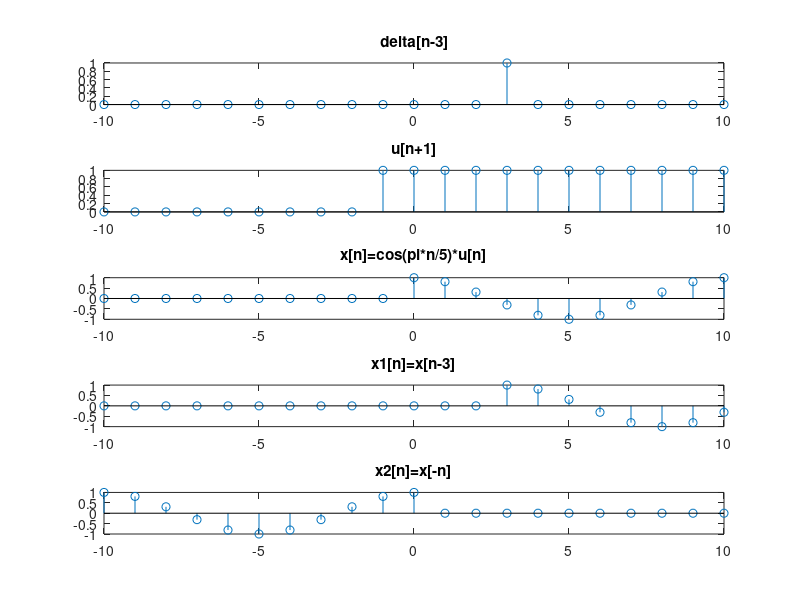
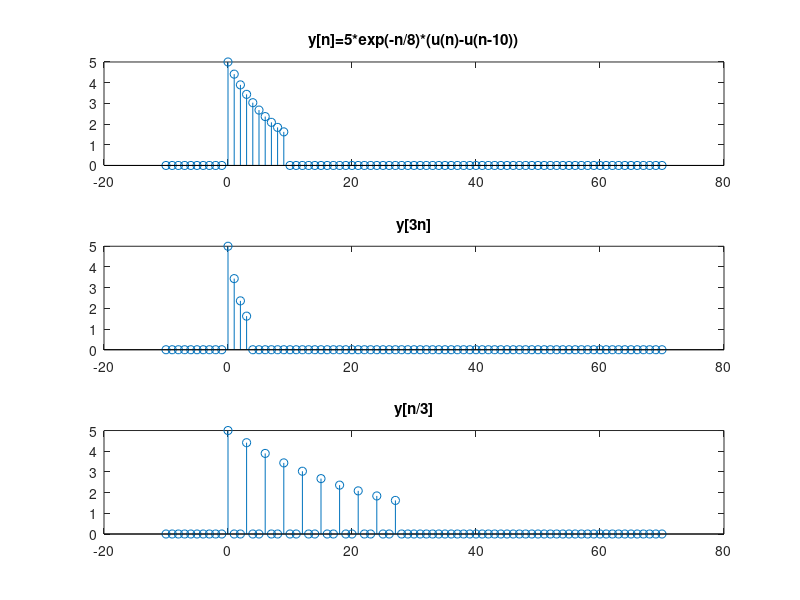
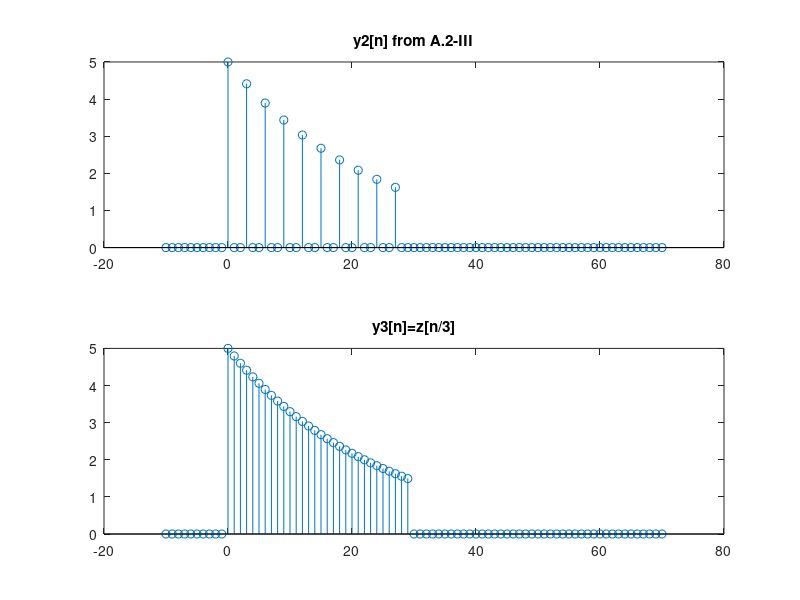
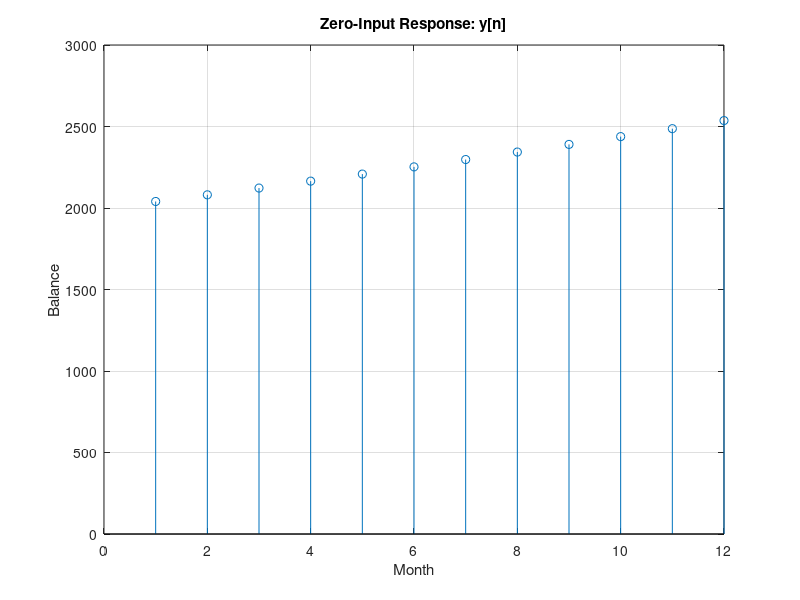

Source code (MATLAB) for these figures, in order: (Note: this script raises an error after producing the figures.)
%% ELE632 Lab 1 Report
% Authors: Mai Abdelhameed & Omar Ahmad
%% Part A: Signal Transformation
%% A.1:

n = [-10:10];   %Creates the range of n, (-10 < n < 10) with steps 
                %of 1 in between  

% A.1-I
impulse = @(n) (n == 0) * 1.0 .* (mod(n, 1) == 0);
a = impulse(n-3);

%A.1-II
u = @(n) (n >= 0) * 1.0 .* (mod(n,1)==0);    
    %Creates a unit step function that is usable by
    %calling u(n), the (mod(n,1)==0) term forces the function to be a
    %discrete time function by only saving the values of integer values
    %of n  
b = u(n+1);

%A.1-III
x = @(n) u(n) .* cos((n .* pi) / 5);
c = x(n);
 
%A.1-IV
x1 = @(n) x(n-3);
d = x1(n);
 
%A.1-V
x2 = @(n) x(-n);
e = x2(n);

plots = {a,b,c,d,e}; % a cell of objects that holds variables
titles = {"delta[n-3]", "u[n+1]", "x[n]=cos(pi*n/5)*u[n]", ...
            "x1[n]=x[n-3]", "x2[n]=x[-n]"};

figure
for i = 1:length(plots)
	subplot(length(plots),1,i);
	stem(n,plots{i}); %indexing into a cell using {i} to get 
                      %the i'th element
    title(titles{i});
end

disp('X1[n] is being time shifted. X2[n] is being time reversed.')

%% A.2

clear;

%Note that the range was shortened to -5:35 instead of the original
%-10:70 since there was a lot of unnecessary empty space.
n = [-10:70];

%A.2-I
u = @(n) (n >= 0) * 1.0 .* (mod(n,1)==0);
y = @(n) 5*exp(-n/8).*(u(n)-u(n-10));
a = y(n);

%A.2-II
y1 = @(n) y(3*n);
b = y1(n);

%A.2-III
y2 = @(n) y(n/3);
c = y2(n);

plots = {a,b,c};
titles = {"y[n]=5*exp(-n/8)*(u(n)-u(n-10))","y[3n]","y[n/3]"};

figure
for i = 1:length(plots)
	subplot(length(plots),1,i);
	stem(n,plots{i}); 
    title(titles{i});
end

disp('y1[n] and y2[n] are time scaling transforms, a compression and expansion respectively');

%% A.3

clear;

u = @(n) (n >= 0) * 1.0 .* (mod(n,1)==0);
y = @(n) 5*exp(-n/8).*(u(n)-u(n-10));
y2 = @(n) y(n/3);

%A.3-I
u1 = @(n) (n >= 0) * 1.0;
z = @(n) 5*exp(-n/8).*(u1(n)-u1(n-10)); 
y3 = @(n) z(n/3) .* (mod(n,1)==0);
n = [-10:1:70];

figure 
subplot(2,1,1);
stem(n,y2(n));
title("y2[n] from A.2-III");

subplot(2,1,2);
stem(n,y3(n));
title("y3[n]=z[n/3]");

disp('We notice that y3[n] has more data values than y2[n] because of the');
disp('fact that the signal transformation was applied to the continuous'); 
disp('signal first, allowing the sampling to sample values that NOW exist');
disp('in discrete integer values, which previously didnt before stretching' );
disp('the continuous function.');

%% Part B: Recursive Solution of difference equation
%% B.1

disp('y[n] = y[n - 1] + 0.02 * y[n - 1] + x[n]');

%% B.2

clear;

y = zeros(1, 12);
y(1) = 1.02 * 2000;

for i = 2:12
    y(i) = y(i - 1) + 0.02 * y(i - 1);
end

figure;
stem(y);
grid;
title('Zero-Input Response: y[n]');
xlabel('Month');
ylabel('Balance');

%% B.3

clear;

y = zeros(1, 12);
y(1) = 1.02 * 2000 + 100 * 1;

for i = 2:12
    y(i) = y(i - 1) + 0.02 * y(i - 1) + 100 * i;
end

figure;
stem(y);
grid
title('Zero-Input Response: y[n]');
xlabel('Month');
ylabel('Balance');

%% Part C: Design a Filter: N-point maximum filter
%% C.1
% The code below is the contents of the function written inside maxFilter.m
%
% <include>maxFilter.m</include> 
% 

%% C.2
clear; 

n = [0:45];

figure;
subplot(3,1,1);
stem(n,maxFilter(4));
title("Max Filtering with N = 4");
xlabel("N")
ylabel("maxFilter(4)");
subplot(3,1,2);
stem(n,maxFilter(8));
title("Max Filtering with N = 8");
xlabel("N");
ylabel("maxFilter(8)");
subplot(3,1,3);
stem(n,maxFilter(12));
title("Max Filtering with N = 12");
xlabel("N");
ylabel("maxFilter(12)");

%% C.3
disp('As N approaches infinity, the signal approaches a unit step function')
disp('multiplied by the max value of the signal u[n]*max of x[n] ')

%% Part D: Energy and power of a discrete signal
%% D.1
% The code below is the contents of the function written inside D1.m
%
% <include>D_1.m</include> 
% 

%% D.2

[power, energy] = D_1([-9 -6 -3 0 3 6 9], 3)